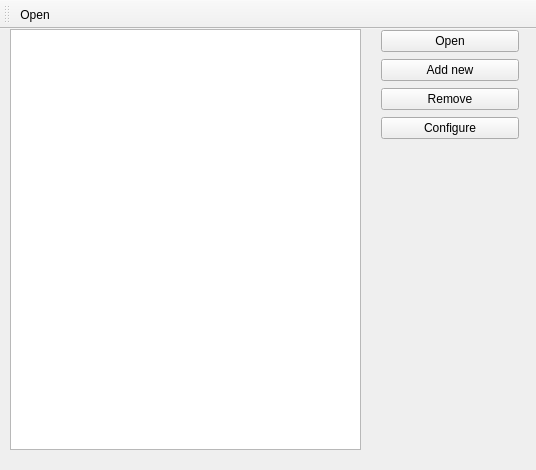
<?xml version="1.0" encoding="UTF-8"?>
<ui version="4.0">
 <class>CMainWindow</class>
 <widget class="QMainWindow" name="CMainWindow">
  <property name="geometry">
   <rect>
    <x>0</x>
    <y>0</y>
    <width>536</width>
    <height>470</height>
   </rect>
  </property>
  <property name="windowTitle">
   <string>Projectizer - saved projects</string>
  </property>
  <property name="unifiedTitleAndToolBarOnMac">
   <bool>false</bool>
  </property>
  <widget class="QWidget" name="centralWidget">
   <widget class="QWidget" name="verticalLayoutWidget">
    <property name="geometry">
     <rect>
      <x>370</x>
      <y>0</y>
      <width>160</width>
      <height>124</height>
     </rect>
    </property>
    <layout class="QVBoxLayout" name="verticalLayout">
     <property name="spacing">
      <number>6</number>
     </property>
     <property name="topMargin">
      <number>0</number>
     </property>
     <item>
      <widget class="QPushButton" name="openButton">
       <property name="text">
        <string>Open</string>
       </property>
      </widget>
     </item>
     <item>
      <widget class="QPushButton" name="addNewButton">
       <property name="text">
        <string>Add new</string>
       </property>
      </widget>
     </item>
     <item>
      <widget class="QPushButton" name="removeButton">
       <property name="text">
        <string>Remove</string>
       </property>
      </widget>
     </item>
     <item>
      <widget class="QPushButton" name="configureButton">
       <property name="text">
        <string>Configure</string>
       </property>
      </widget>
     </item>
    </layout>
   </widget>
   <widget class="QTableView" name="tableView">
    <property name="geometry">
     <rect>
      <x>10</x>
      <y>0</y>
      <width>351</width>
      <height>421</height>
     </rect>
    </property>
   </widget>
  </widget>
  <widget class="QToolBar" name="toolBar">
   <property name="windowTitle">
    <string>toolBar</string>
   </property>
   <property name="movable">
    <bool>true</bool>
   </property>
   <attribute name="toolBarArea">
    <enum>TopToolBarArea</enum>
   </attribute>
   <attribute name="toolBarBreak">
    <bool>false</bool>
   </attribute>
   <addaction name="actionOpen"/>
  </widget>
  <action name="actionOpen">
   <property name="icon">
    <iconset theme="Numix">
     <normaloff>../../../../.icons/Numix/32x32/actions/fileopen.svg</normaloff>../../../../.icons/Numix/32x32/actions/fileopen.svg</iconset>
   </property>
   <property name="text">
    <string>Open</string>
   </property>
   <property name="toolTip">
    <string>Open selected project</string>
   </property>
  </action>
 </widget>
 <layoutdefault spacing="6" margin="11"/>
 <resources/>
 <connections/>
</ui>
